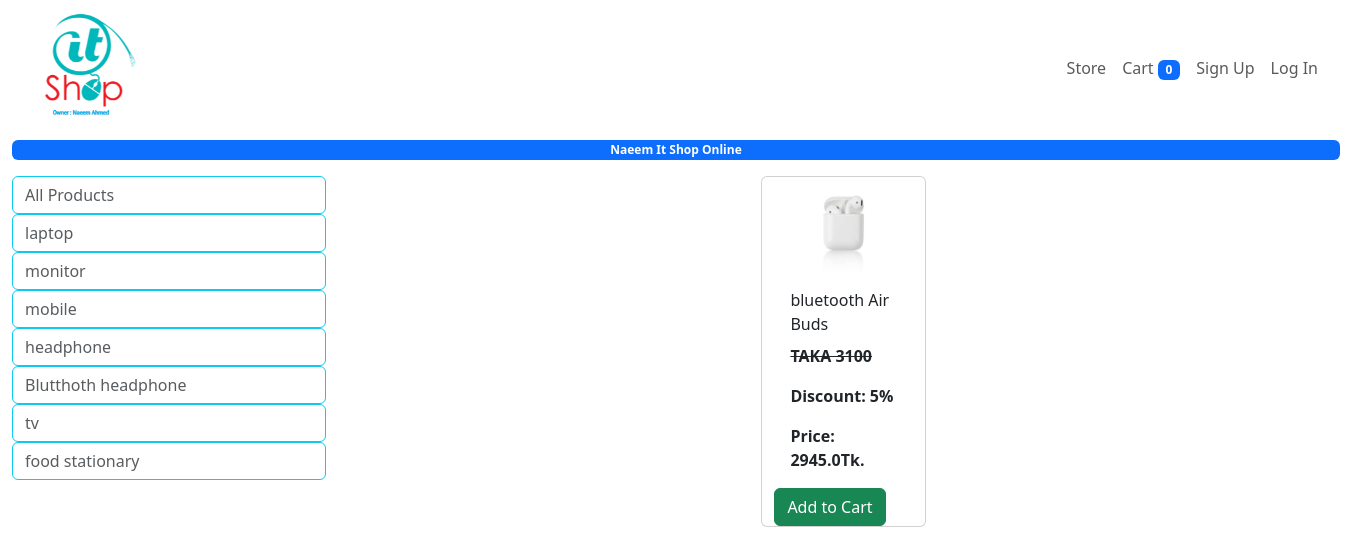
The page /store?category=6 on the database its author committed.
### itshop/models.py (models this page shows, shortened)
class Category(models.Model):
    name=models.CharField(max_length=40)
    @staticmethod
    def get_all_categories():
        return Category.objects.all()

class Product(models.Model):
    name=models.CharField(max_length=50)
    purchage_price=models.IntegerField(default=0)
    sell_price=models.IntegerField(default=0)
    discount=models.IntegerField(default=0)
    description=models.CharField(max_length=200)
    image=models.ImageField(upload_to='uploads/products/')
    category=models.ForeignKey(Category,on_delete=models.CASCADE)
    @staticmethod
    def get_products_by_category_id(category_id):
        if category_id:
            return Product.objects.filter(category=category_id)
        else:
            return Product.objects.all()

### itshop/views.py (the view)
# urls.py: path('store',views.store , name='store'),
def store(request):
        products = None
        categories = Category.get_all_categories()
        CategoryID = request.GET.get('category')
        if CategoryID:
            products = Product.get_products_by_category_id(CategoryID)
        else:
            products = Product.get_all_products()
        data={}
        data['products']=products
        data['cat']=categories
        return render(request,'itshop/index.html',data)

### itshop/templatetags/custom_filter.py (called while the page is built)
@register.filter(name='currency')
def currency(num):
    return 'TAKA ' + str(num)

@register.filter(name='discount')
def discount(num):
    return 'Discount: ' + str(num) + '%'

@register.filter(name='price')
def price(num, num1):
    pr=num1- (num1*num/100)
    return 'Price: ' + str(pr) + 'Tk.'

### templates/itshop/index.html (shortened to what this page needs)
{% extends 'itshop/base.html' %} {% load custom_filter %} {% load cart %} {% block content %}
<div class="badge bg-primary text-center" style="width: 83rem">
  Naeem It Shop Online
</div>
<div class="container-fluit mt-3">
  <div class="row">
    <div class="col-lg-3">
      <div class="list-group">
        <a href="/" class="list-group-item-action btn btn-outline-info"
          >All Products</a
        >
        {% for category in cat %}
        <a
          href="/?category={{category.id}}"
          class="list-group-item-action btn btn-outline-info"
          >{{category.name}}</a
        >
        {% endfor %}
      </div>
    </div>
    <div class="col-md-9" mx-auto>
      <div class="row mx-auto">
        {% for product in products %}
        <div class="card mx-auto mb-3 col-lg-2" id="{{product.id}}">
          <img class="card-img-top" src="{{product.image.url}}" />
          <div class="card-body">
            <p class="card-title">{{product.name}}</p>
            <p class="card-text">
              <b> <s> {{product.sell_price|currency}} </s> </b>
            </p>
            <p class="card-text"><b> {{product.discount| discount}} </b></p>
            <p class="card-text">
              <b> {{product.discount| price:product.sell_price}} </b>
            </p>
          </div>
          <div class="cart-footer">
            <div class="row">
              <form action="#{{product.id}}" method="post">
                <input
                  type="submit"value="Add to Cart"class="btn btn-block btn-success"
                />
              </form>
            </div>
          </div>
        </div>
        {% endfor %}
      </div>
    </div>
  </div>
</div>
{% endblock%}

### rows shown on the page
Category: name "laptop"
Category: name "monitor"
Category: name "mobile"
Category: name "headphone"
Category: name "Blutthoth headphone"
Category: name "tv"
Category: name "food stationary"
Product: image (picture), name "bluetooth Air Buds", sell_price "TAKA 3100", discount|discount "Discount: 5%", discount "Price: 2945.0Tk."

### other values the page prints
{{ request.session.cart.keys|length }} "0"
